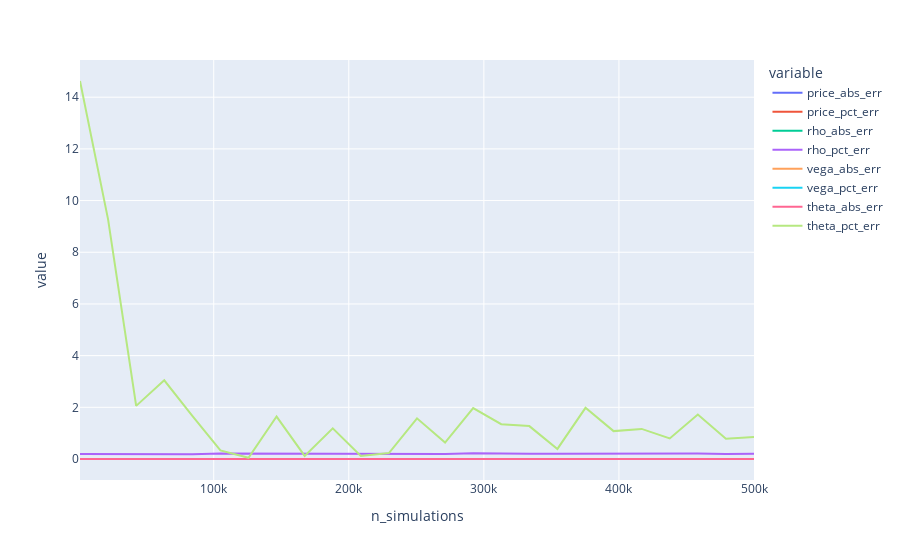

Notebook cell for this chart:
### Code cell
# interactive plotly plot of all errors - you can click on the legend to hide/show the ploted lines
errors_df.set_index("n_simulations").plot()

### Figure 1 — Plotly figure (JSON) as saved in the notebook; plotly's stock layout.template omitted (floating-point values rounded to 4 significant figures)
{"data": [{"hovertemplate": "variable=price_abs_err<br>n_simulations=%{x}<br>value=%{y}<extra></extra>", "legendgroup": "price_abs_err", "line": {"color": "#636efa", "dash": "solid"}, "marker": {"symbol": "circle"}, "mode": "lines", "name": "price_abs_err", "orientation": "v", "showlegend": true, "type": "scatter", "x": [1000, 21791, 42583, 63375, 84166, 104958, 125750, 146541, 167333, 188125, 208916, 229708, 250500, 271291, 292083, 312875, 333666, 354458, 375250, 396041, 416833, 437625, 458416, 479208, 500000], "xaxis": "x", "y": [0.0001703, 0.0001491, 3.431e-05, 2.929e-05, 5.566e-05, 3.016e-06, 6.141e-06, 5.848e-05, 4.41e-05, 3.55e-05, 6.473e-06, 2.578e-05, 1.594e-05, 8.717e-06, 2.342e-05, 1.717e-05, 3.71e-05, 3.581e-05, 1.22e-05, 5.012e-05, 3.046e-07, 5.054e-05, 3.622e-05, 3.404e-05, 1.466e-05], "yaxis": "y"}, {"hovertemplate": "variable=price_pct_err<br>n_simulations=%{x}<br>value=%{y}<extra></extra>", "legendgroup": "price_pct_err", "line": {"color": "#EF553B", "dash": "solid"}, "marker": {"symbol": "circle"}, "mode": "lines", "name": "price_pct_err", "orientation": "v", "showlegend": true, "type": "scatter", "x": [1000, 21791, 42583, 63375, 84166, 104958, 125750, 146541, 167333, 188125, 208916, 229708, 250500, 271291, 292083, 312875, 333666, 354458, 375250, 396041, 416833, 437625, 458416, 479208, 500000], "xaxis": "x", "y": [0.003904, 0.003418, 0.0007866, 0.0006715, 0.001276, 6.913e-05, 0.0001408, 0.001341, 0.001011, 0.0008138, 0.0001484, 0.000591, 0.0003654, 0.0001998, 0.0005369, 0.0003937, 0.0008504, 0.0008209, 0.0002796, 0.001149, 6.982e-06, 0.001158, 0.0008302, 0.0007804, 0.000336], "yaxis": "y"}, {"hovertemplate": "variable=rho_abs_err<br>n_simulations=%{x}<br>value=%{y}<extra></extra>", "legendgroup": "rho_abs_err", "line": {"color": "#00cc96", "dash": "solid"}, "marker": {"symbol": "circle"}, "mode": "lines", "name": "rho_abs_err", "orientation": "v", "showlegend": true, "type": "scatter", "x": [1000, 21791, 42583, 63375, 84166, 104958, 125750, 146541, 167333, 188125, 208916, 229708, 250500, 271291, 292083, 312875, 333666, 354458, 375250, 396041, 416833, 437625, 458416, 479208, 500000], "xaxis": "x", "y": [0.0004801, 0.0004781, 0.0005346, 0.0005331, 0.0004716, 0.0005441, 0.0005384, 0.0005484, 0.0005153, 0.0005492, 0.0005342, 0.000487, 0.0005006, 0.0004935, 0.0005674, 0.000516, 0.0005049, 0.0005022, 0.0005177, 0.0005131, 0.0005157, 0.0005144, 0.0005353, 0.0004902, 0.0004994], "yaxis": "y"}, {"hovertemplate": "variable=rho_pct_err<br>n_simulations=%{x}<br>value=%{y}<extra></extra>", "legendgroup": "rho_pct_err", "line": {"color": "#ab63fa", "dash": "solid"}, "marker": {"symbol": "circle"}, "mode": "lines", "name": "rho_pct_err", "orientation": "v", "showlegend": true, "type": "scatter", "x": [1000, 21791, 42583, 63375, 84166, 104958, 125750, 146541, 167333, 188125, 208916, 229708, 250500, 271291, 292083, 312875, 333666, 354458, 375250, 396041, 416833, 437625, 458416, 479208, 500000], "xaxis": "x", "y": [0.1913, 0.1905, 0.213, 0.2124, 0.1879, 0.2168, 0.2145, 0.2185, 0.2053, 0.2188, 0.2128, 0.194, 0.1995, 0.1966, 0.2261, 0.2056, 0.2012, 0.2001, 0.2063, 0.2044, 0.2055, 0.205, 0.2133, 0.1953, 0.199], "yaxis": "y"}, {"hovertemplate": "variable=vega_abs_err<br>n_simulations=%{x}<br>value=%{y}<extra></extra>", "legendgroup": "vega_abs_err", "line": {"color": "#FFA15A", "dash": "solid"}, "marker": {"symbol": "circle"}, "mode": "lines", "name": "vega_abs_err", "orientation": "v", "showlegend": true, "type": "scatter", "x": [1000, 21791, 42583, 63375, 84166, 104958, 125750, 146541, 167333, 188125, 208916, 229708, 250500, 271291, 292083, 312875, 333666, 354458, 375250, 396041, 416833, 437625, 458416, 479208, 500000], "xaxis": "x", "y": [0.002071, 0.00179, 0.0002384, 0.0001722, 0.0005483, 0.000182, 0.0001381, 0.001002, 0.0007974, 0.0006967, 0.0003043, 0.0001443, 0.0004166, 8.549e-05, 0.0005434, 0.0004393, 0.0002876, 0.0002716, 4.907e-05, 0.0004576, 0.0002146, 0.0004626, 0.0002635, 0.0002529, 8.861e-06], "yaxis": "y"}, {"hovertemplate": "variable=vega_pct_err<br>n_simulations=%{x}<br>value=%{y}<extra></extra>", "legendgroup": "vega_pct_err", "line": {"color": "#19d3f3", "dash": "solid"}, "marker": {"symbol": "circle"}, "mode": "lines", "name": "vega_pct_err", "orientation": "v", "showlegend": true, "type": "scatter", "x": [1000, 21791, 42583, 63375, 84166, 104958, 125750, 146541, 167333, 188125, 208916, 229708, 250500, 271291, 292083, 312875, 333666, 354458, 375250, 396041, 416833, 437625, 458416, 479208, 500000], "xaxis": "x", "y": [0.004153, 0.003589, 0.0004782, 0.0003454, 0.0011, 0.0003651, 0.000277, 0.002011, 0.001599, 0.001398, 0.0006103, 0.0002894, 0.0008355, 0.0001715, 0.00109, 0.0008811, 0.0005769, 0.0005447, 9.842e-05, 0.0009179, 0.0004305, 0.0009279, 0.0005284, 0.0005073, 1.777e-05], "yaxis": "y"}, {"hovertemplate": "variable=theta_abs_err<br>n_simulations=%{x}<br>value=%{y}<extra></extra>", "legendgroup": "theta_abs_err", "line": {"color": "#FF6692", "dash": "solid"}, "marker": {"symbol": "circle"}, "mode": "lines", "name": "theta_abs_err", "orientation": "v", "showlegend": true, "type": "scatter", "x": [1000, 21791, 42583, 63375, 84166, 104958, 125750, 146541, 167333, 188125, 208916, 229708, 250500, 271291, 292083, 312875, 333666, 354458, 375250, 396041, 416833, 437625, 458416, 479208, 500000], "xaxis": "x", "y": [8.741e-05, 5.542e-05, 1.228e-05, 1.82e-05, 9.96e-06, 1.989e-06, 2.855e-07, 9.816e-06, 7.208e-07, 7.099e-06, 6.969e-07, 1.368e-06, 9.405e-06, 3.81e-06, 1.177e-05, 8.049e-06, 7.609e-06, 2.33e-06, 1.184e-05, 6.447e-06, 6.964e-06, 4.763e-06, 1.028e-05, 4.675e-06, 5.099e-06], "yaxis": "y"}, {"hovertemplate": "variable=theta_pct_err<br>n_simulations=%{x}<br>value=%{y}<extra></extra>", "legendgroup": "theta_pct_err", "line": {"color": "#B6E880", "dash": "solid"}, "marker": {"symbol": "circle"}, "mode": "lines", "name": "theta_pct_err", "orientation": "v", "showlegend": true, "type": "scatter", "x": [1000, 21791, 42583, 63375, 84166, 104958, 125750, 146541, 167333, 188125, 208916, 229708, 250500, 271291, 292083, 312875, 333666, 354458, 375250, 396041, 416833, 437625, 458416, 479208, 500000], "xaxis": "x", "y": [14.63, 9.272, 2.055, 3.046, 1.667, 0.3328, 0.04777, 1.643, 0.1206, 1.188, 0.1166, 0.2289, 1.574, 0.6375, 1.969, 1.347, 1.273, 0.3899, 1.98, 1.079, 1.165, 0.7969, 1.72, 0.7823, 0.8531], "yaxis": "y"}], "layout": {"legend": {"title": {"text": "variable"}, "tracegroupgap": 0}, "margin": {"t": 60}, "xaxis": {"anchor": "y", "domain": [0, 1], "title": {"text": "n_simulations"}}, "yaxis": {"anchor": "x", "domain": [0, 1], "title": {"text": "value"}}}}
